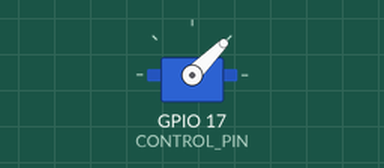
Bench run of a program on a simulated Raspberry Pi (BCM pin numbers). Parts: servo. Servo angles are drawn from the pulse width (0.5 ms = 0°, 2.5 ms = 180°); what the program prints to the terminal is not drawn. At 21.0 s the program stops and its outputs stay as they are.

Above: at 0.05 s.
At 1.05 s:
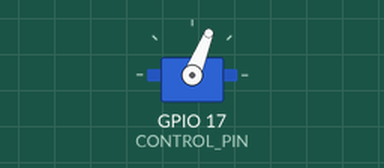
At 2.05 s:
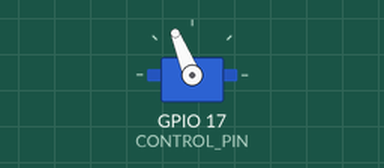
At 4.0 s:
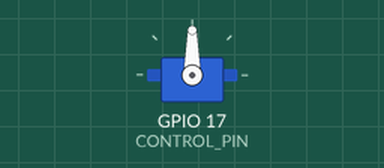
Timing chart, 0 to 5.2 s (numbered marks = the images above):
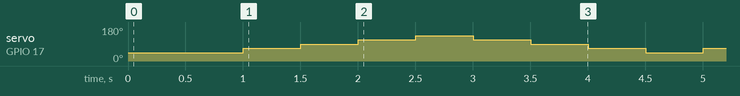

The program:

sg90.py
```python
import time
import RPi.GPIO as GPIO

CONTROL_PIN = 17
PWM_FREQ = 50
STEP=15

GPIO.setmode(GPIO.BCM)
GPIO.setup(CONTROL_PIN, GPIO.OUT)

pwm = GPIO.PWM(CONTROL_PIN, PWM_FREQ)
pwm.start(0)

def angle_to_duty_cycle(angle=0):
    duty_cycle = ( 5 * (180 - angle) + 10 * (angle) ) / 180
    return duty_cycle

def switch2deg(deg):
    dc = angle_to_duty_cycle(deg)
    pwm.ChangeDutyCycle(dc)

print("start servo.")
switch2deg(0)
time.sleep(1)

degrees = [45, 90, 135, 180, 135, 90, 45, 0]

for i in range(5):
    for deg in degrees:
        switch2deg(deg)
        time.sleep(0.5)

pwm.stop()
GPIO.cleanup()
```

Measured:
- by itself, servo on GPIO 17 (CONTROL_PIN): repeats every 4.0 s: 90° 0.50 s, 112° 0.50 s, 135° 0.50 s, 112° 0.50 s, 90° 0.50 s, 68° 0.50 s, 45° 0.50 s, 68° 0.50 s
